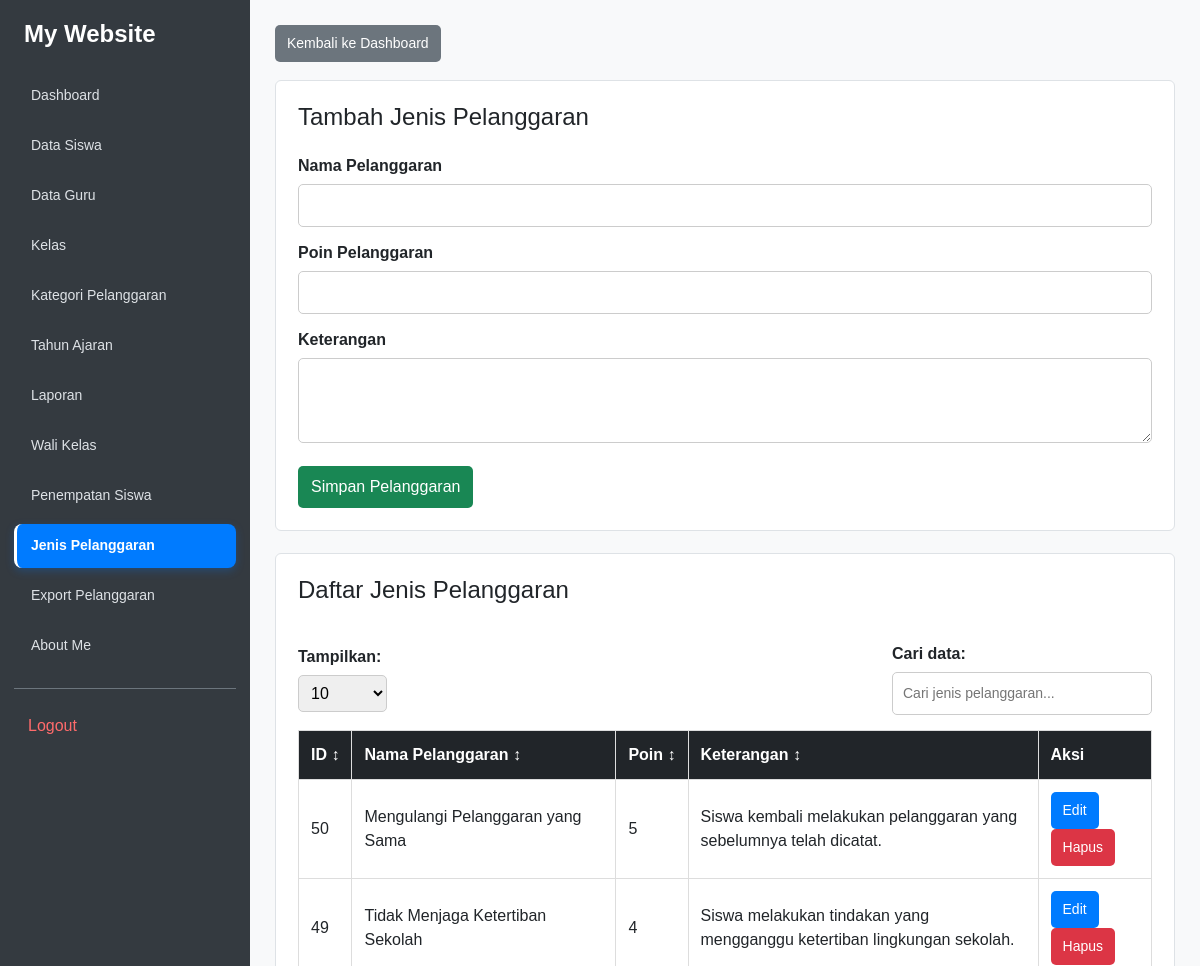
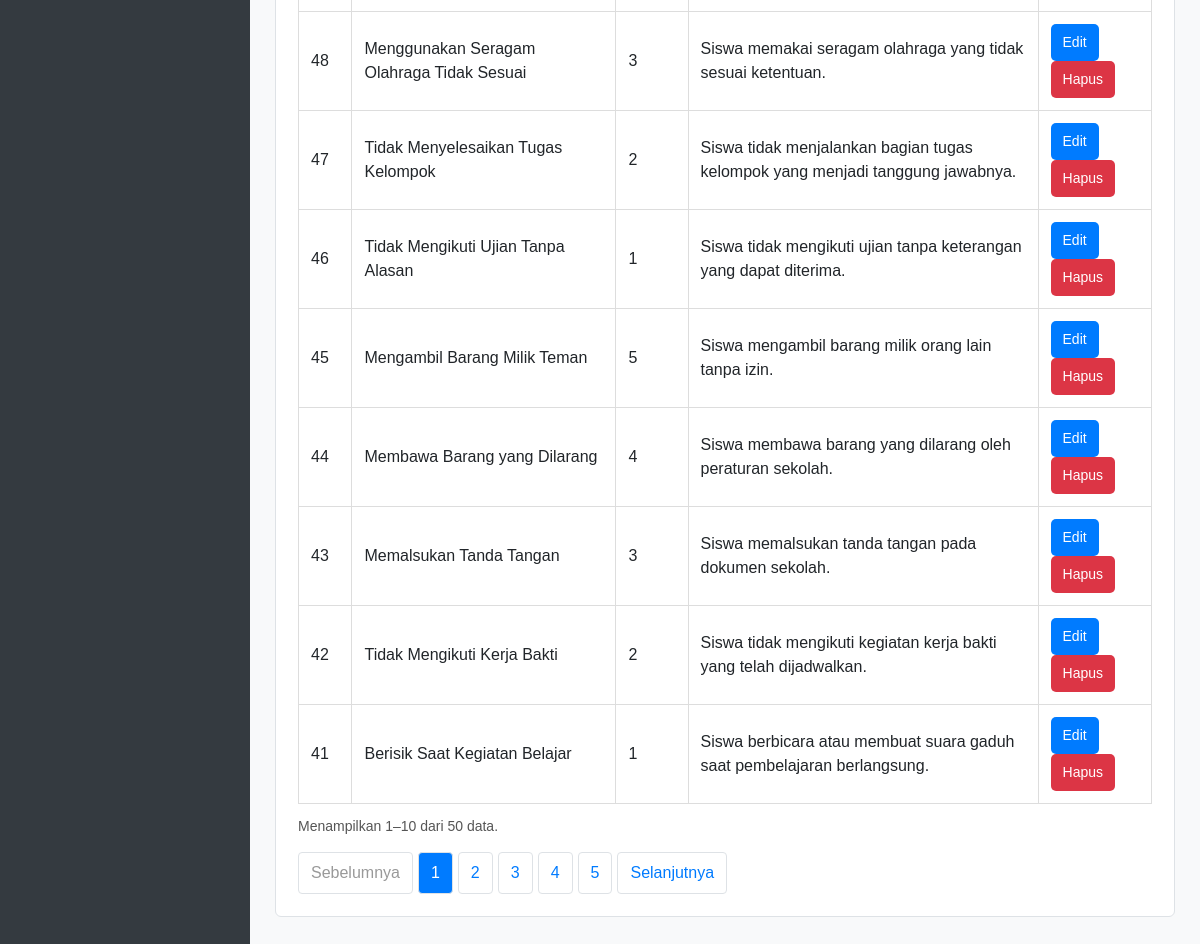
Screenshot of /kelola_jenis_pelanggaran.php (signed in) with the database file from the repository (2 pictures, top to bottom).
### tables this page shows
CREATE TABLE `t_pelanggaran` (
  `id` int(11) NOT NULL,
  `pelanggaran_kategori_id` int(11) NOT NULL,
  `kode` varchar(30) NOT NULL,
  `nama` varchar(150) NOT NULL,
  `poin` int(11) NOT NULL,
  `deskripsi` text NOT NULL,
  `status_aktif` tinyint(1) NOT NULL,
  `created_at` timestamp NOT NULL DEFAULT current_timestamp(),
  `updated_at` timestamp NOT NULL DEFAULT current_timestamp()
);

### kelola_jenis_pelanggaran.php (the view, shortened to what this page needs)
<?php
include 'config/koneksi.php';
$sql = "SELECT * FROM t_pelanggaran ORDER BY id DESC";
$result = mysqli_query($koneksi, $sql);
?>
<!DOCTYPE html>
<html lang="id">
<head>
    <link href="https://cdn.jsdelivr.net/npm/bootstrap@5.3.8/dist/css/bootstrap.min.css" rel="stylesheet">
</head>
<body>
<?php include 'includes/sidebar.php'; ?>
<main class="main-content">
    <div class="container-content">
        <a href="dashboard.php" class="btn-kembali">
            Kembali ke Dashboard
        </a>
        <div class="card">
            <h2>Tambah Jenis Pelanggaran</h2>
            <form action="proses_jenis_pelanggaran.php" method="POST">
                <label for="nama_pelanggaran">
                    Nama Pelanggaran
                </label>
                <input
                    type="text"
                    id="nama_pelanggaran"
                    name="nama_pelanggaran"
                    maxlength="150"
                    required
                >
                <label for="poin">Poin Pelanggaran</label>
                <input
                    type="number"
                    id="poin"
                    name="poin"
                    min="1"
                    required
                >
                <label for="keterangan">Keterangan</label>
                <textarea
                    id="keterangan"
                    name="keterangan"
                    rows="3"
                ></textarea>
                <button type="submit" class="btn-simpan">
                    Simpan Pelanggaran
                </button>
            </form>
        </div>
        <div class="card">
            <h2>Daftar Jenis Pelanggaran</h2>
            <div class="table-controls">
                <div>
                    <label for="jumlahBaris">Tampilkan:</label>
                    <select id="jumlahBaris">
                        <option value="10" selected>10</option>
                    </select>
                </div>
                <div>
                    <label for="cariTabel">Cari data:</label>
                    <input
                        type="search"
                        id="cariTabel"
                        placeholder="Cari jenis pelanggaran..."
                    >
                </div>
            </div>
            <div class="table-wrapper">
                <table id="tabelPelanggaran">
                    <thead>
                        <tr>
                            <th data-sort="number">ID ↕</th>
                            <th data-sort="text">Nama Pelanggaran ↕</th>
                            <th data-sort="number">Poin ↕</th>
                            <th data-sort="text">Keterangan ↕</th>
                            <th class="no-sort">Aksi</th>
                        </tr>
                    </thead>
                    <tbody>
                    <?php if (mysqli_num_rows($result) > 0): ?>
                        <?php while ($row = mysqli_fetch_assoc($result)): ?>
                            <tr>
                                <td>
                                    <?= (int) $row['id'] ?>
                                </td>
                                <td>
                                    <?= htmlspecialchars($row['nama'] ?? '-') ?>
                                </td>
                                <td>
                                    <?= (int) $row['poin'] ?>
                                </td>
                                <td>
                                    <?= htmlspecialchars($row['deskripsi'] ?? '-') ?>
                                </td>
                                <td>
                                    <a
                                        href="edit_jenis_pelanggaran.php?id=<?= (int) $row['id'] ?>"
                                        class="btn-edit"
                                    >
                                        Edit
                                    </a>
                                    <a
                                        href="proses_jenis_pelanggaran.php?aksi=hapus&id=<?= (int) $row['id'] ?>"
                                        class="btn-hapus"
                                        onclick="return confirm('Yakin ingin menghapus pelanggaran ini?')"
                                    >
                                        Hapus
                                    </a>
                                </td>
                            </tr>
                        <?php endwhile; ?>
                    <?php endif; ?>
                    </tbody>
                </table>
            </div>
            <div class="table-info" id="infoTabel"></div>
            <div class="pagination-container" id="paginationTabel"></div>
        </div>
    </div>
</main>
</body>
</html>

### includes/sidebar.css (style rules this page uses)
body { background: #f8f9fa; margin: 0; }
.main-content { margin-left: 250px; padding: 25px; min-width: 0; box-sizing: border-box; }

### kelola_jenis_pelanggaran.php (style rules this page uses)
* { box-sizing: border-box; }
body { font-family: Arial, sans-serif; background: #f8f9fa; margin: 0; color: #222; }
.main-content { margin-left: 250px; padding: 25px; min-width: 0; }
.container-content { width: 100%; margin: 0 auto; }
.card { background: white; padding: 22px; margin-bottom: 22px; border-radius: 6px; border: 1px solid #dee2e6; box-shadow: none; }
h2 { margin-top: 0; font-size: 24px; }
label { display: block; margin: 14px 0 6px; font-weight: bold; }
input, textarea { width: 100%; padding: 10px; border: 1px solid #ccc; border-radius: 5px; font-size: 14px; }
.btn-simpan { background: #198754; color: white; margin-top: 16px; padding: 9px 13px; border: none; border-radius: 5px; }
.btn-edit { background: #007bff; color: white; }
.btn-hapus { background: #dc3545; color: white; }
.btn-kembali { background: #6c757d; color: white; margin-bottom: 18px; }
.btn-edit, .btn-hapus, .btn-kembali { display: inline-block; padding: 8px 12px; border-radius: 5px; text-decoration: none; font-size: 14px; }
.table-wrapper { width: 100%; overflow-x: auto; }
table { width: 100%; border-collapse: collapse; margin-top: 15px; }
th, td { padding: 12px; border: 1px solid #ddd; text-align: left; vertical-align: middle; }
th { background: #212529; color: white; white-space: nowrap; cursor: pointer; }
th.no-sort { cursor: default; }
.table-controls { display: flex; justify-content: space-between; align-items: center; flex-wrap: wrap; gap: 12px; margin-top: 15px; }
.table-controls input { width: 260px; max-width: 100%; }
.table-controls select { padding: 8px; border: 1px solid #ccc; border-radius: 5px; }
.pagination-container { display: flex; align-items: center; flex-wrap: wrap; gap: 5px; margin-top: 15px; }
.table-info { margin-top: 12px; color: #555; font-size: 14px; }

### rows the page displays
t_pelanggaran: id "50", nama "Mengulangi Pelanggaran yang Sama", poin "5", deskripsi "Siswa kembali melakukan pelanggaran yang sebelumnya telah dicatat."
t_pelanggaran: id "49", nama "Tidak Menjaga Ketertiban Sekolah", poin "4", deskripsi "Siswa melakukan tindakan yang mengganggu ketertiban lingkungan sekolah."
t_pelanggaran: id "48", nama "Menggunakan Seragam Olahraga Tidak Sesuai", poin "3", deskripsi "Siswa memakai seragam olahraga yang tidak sesuai ketentuan."
t_pelanggaran: id "47", nama "Tidak Menyelesaikan Tugas Kelompok", poin "2", deskripsi "Siswa tidak menjalankan bagian tugas kelompok yang menjadi tanggung jawabnya."
t_pelanggaran: id "46", nama "Tidak Mengikuti Ujian Tanpa Alasan", poin "1", deskripsi "Siswa tidak mengikuti ujian tanpa keterangan yang dapat diterima."
t_pelanggaran: id "45", nama "Mengambil Barang Milik Teman", poin "5", deskripsi "Siswa mengambil barang milik orang lain tanpa izin."
t_pelanggaran: id "44", nama "Membawa Barang yang Dilarang", poin "4", deskripsi "Siswa membawa barang yang dilarang oleh peraturan sekolah."
t_pelanggaran: id "43", nama "Memalsukan Tanda Tangan", poin "3", deskripsi "Siswa memalsukan tanda tangan pada dokumen sekolah."
t_pelanggaran: id "42", nama "Tidak Mengikuti Kerja Bakti", poin "2", deskripsi "Siswa tidak mengikuti kegiatan kerja bakti yang telah dijadwalkan."
t_pelanggaran: id "41", nama "Berisik Saat Kegiatan Belajar", poin "1", deskripsi "Siswa berbicara atau membuat suara gaduh saat pembelajaran berlangsung."

### other values shown
$item[0] "Dashboard"
$item[0] "Data Siswa"
$item[0] "Data Guru"
$item[0] "Kelas"
$item[0] "Kategori Pelanggaran"
$item[0] "Tahun Ajaran"
$item[0] "Laporan"
$item[0] "Wali Kelas"
$item[0] "Penempatan Siswa"
$item[0] "Jenis Pelanggaran"
$item[0] "Export Pelanggaran"
$item[0] "About Me"
